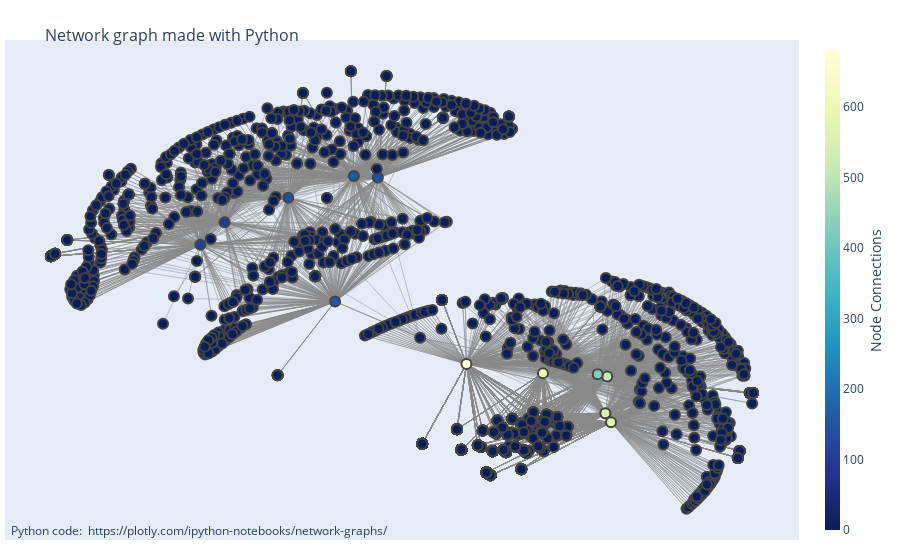

Here is the notebook cell this chart was saved with:
### Code cell
fig = go.Figure(data=[edge_trace, node_trace],
             layout=go.Layout(
                title='<br>Network graph made with Python',
                titlefont_size=16,
                showlegend=False,
                hovermode='closest',
                margin=dict(b=20,l=5,r=5,t=40),
                annotations=[ dict(
                    text="Python code: <a href='https://plotly.com/ipython-notebooks/network-graphs/'> https://plotly.com/ipython-notebooks/network-graphs/</a>",
                    showarrow=False,
                    xref="paper", yref="paper",
                    x=0.005, y=-0.002 ) ],
                xaxis=dict(showgrid=False, zeroline=False, showticklabels=False),
                yaxis=dict(showgrid=False, zeroline=False, showticklabels=False))
                )
fig.show()

### Figure 1 — Plotly figure (JSON) as saved in the notebook; plotly's stock layout.template omitted (floating-point values rounded to 4 significant figures; data arrays with more than 128 entries replaced by an {"elided": "..."} marker saying what was removed)
{"data": [{"hoverinfo": "none", "line": {"color": "#888", "width": 0.5}, "mode": "lines", "type": "scatter", "x": {"elided": "17316 float values"}, "y": {"elided": "17316 float values"}}, {"hoverinfo": "text", "marker": {"color": {"elided": "2804 int values"}, "colorbar": {"thickness": 15, "title": {"side": "right", "text": "Node Connections"}, "xanchor": "left"}, "colorscale": [[0, "rgb(255,255,217)"], [0.125, "rgb(237,248,177)"], [0.25, "rgb(199,233,180)"], [0.375, "rgb(127,205,187)"], [0.5, "rgb(65,182,196)"], [0.625, "rgb(29,145,192)"], [0.75, "rgb(34,94,168)"], [0.875, "rgb(37,52,148)"], [1, "rgb(8,29,88)"]], "line": {"width": 2}, "reversescale": true, "showscale": true, "size": 10}, "mode": "markers", "text": {"elided": "2804 str values"}, "type": "scatter", "x": {"elided": "2804 float values"}, "y": {"elided": "2804 float values"}}], "layout": {"annotations": [{"showarrow": false, "text": "Python code: <a href='https://plotly.com/ipython-notebooks/network-graphs/'> https://plotly.com/ipython-notebooks/network-graphs/</a>", "x": 0.005, "xref": "paper", "y": -0.002, "yref": "paper"}], "hovermode": "closest", "margin": {"b": 20, "l": 5, "r": 5, "t": 40}, "showlegend": false, "title": {"font": {"size": 16}, "text": "<br>Network graph made with Python"}, "xaxis": {"showgrid": false, "showticklabels": false, "zeroline": false}, "yaxis": {"showgrid": false, "showticklabels": false, "zeroline": false}}}
